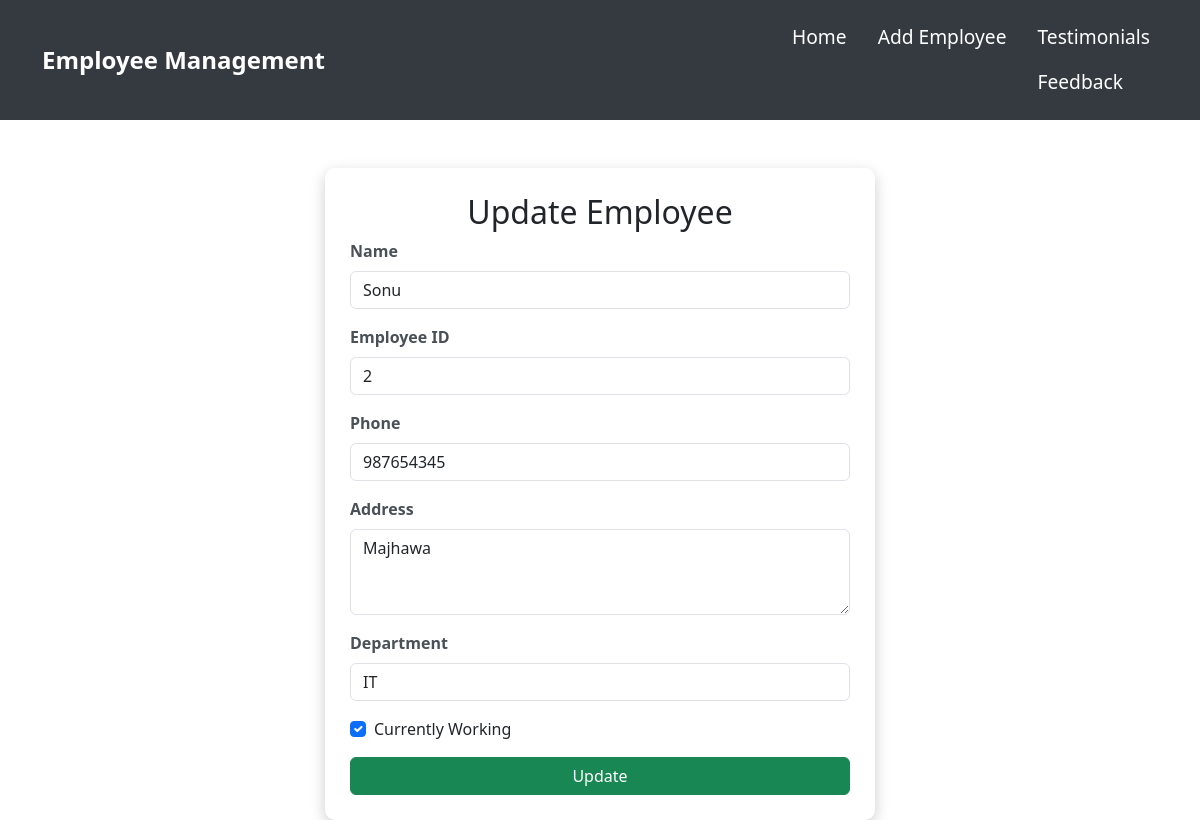
The app's page /emp/update-emp/3/ with its own data.
### emp/models.py (models this page shows, shortened)
class Emp(models.Model):
    name=models.CharField(max_length=200)
    emp_id=models.CharField(max_length=200)
    phone=models.CharField(max_length=20)
    address=models.CharField(max_length=200)
    working=models.BooleanField(default=True)
    department=models.CharField(max_length=200)

### emp/views.py (the view, shortened to what this page needs)
# urls.py: path("update-emp/<int:emp_id>/", update_emp, name="update_emp"),
def update_emp(request, emp_id):
    emp = get_object_or_404(Emp, pk=emp_id)
    return render(request, "emp/update_emp.html", {"emp": emp})

### templates/emp/update_emp.html (shortened to what this page needs)
<!DOCTYPE html>
<html lang="en">
<head>
    <link href="https://cdn.jsdelivr.net/npm/bootstrap@5.3.6/dist/css/bootstrap.min.css" rel="stylesheet">
</head>
<body>
    {% include 'emp/navbar.html' %}
    <div class="container mt-5">
        <div class="form-container">
            <h2>Update Employee</h2>
            <form action="{% url 'update_emp' emp.id %}" method="POST">
                <div class="mb-3">
                    <label for="name" class="form-label">Name</label>
                    <input type="text" class="form-control" id="name" name="emp_name" value="{{emp.name}}" required>
                </div>
                <div class="mb-3">
                    <label for="id" class="form-label">Employee ID</label>
                    <input type="text" class="form-control" id="id" name="emp_id" value="{{emp.emp_id}}" required>
                </div>
                <div class="mb-3">
                    <label for="phone" class="form-label">Phone</label>
                    <input type="text" class="form-control" id="phone" name="emp_phone" value="{{emp.phone}}" required>
                </div>
                <div class="mb-3">
                    <label for="address" class="form-label">Address</label>
                    <textarea class="form-control" id="address" name="emp_address" rows="3" required>{{emp.address}}</textarea>
                </div>
                <div class="mb-3">
                    <label for="department" class="form-label">Department</label>
                    <select class="form-control" id="department" name="emp_department" required>
                        <option value="IT" {% if emp.department == 'IT' %}selected{% endif %}>IT</option>
                    </select>
                </div>
                <div class="mb-3 form-check">
                    <input type="checkbox" class="form-check-input" id="working" name="emp_working" {% if emp.working %}checked{% endif %}>
                    <label class="form-check-label" for="working">Currently Working</label>
                </div>
                <button type="submit" class="btn btn-success">Update</button>
            </form>
        </div>
    </div>
</body>
</html>

### templates/emp/update_emp.html (style rules this page uses)
body { background-color: #f4f6f9; font-family: 'Arial', sans-serif; }
.form-container { max-width: 550px; margin: auto; padding: 25px; background: #ffffff; border-radius: 10px; box-shadow: 0px 5px 15px rgba(0, 0, 0, 0.2); transition: transform 0.3s ease-in-out, box-shadow 0.3s ease-in-out; }
h2 { text-align: center; color: #007bff; font-weight: bold; margin-bottom: 15px; }
.form-label { font-weight: bold; color: #495057; }
.form-control, .form-check-input { border-radius: 6px; }
.btn-success { background-color: #28a745; border: none; font-weight: bold; width: 100%; transition: background-color 0.3s ease-in-out, transform 0.2s ease-in-out; }

### records on screen
Emp: emp_name "Sonu", emp_id "2", emp_phone "987654345", emp_address "Majhawa", emp_department "IT", working "☑"
